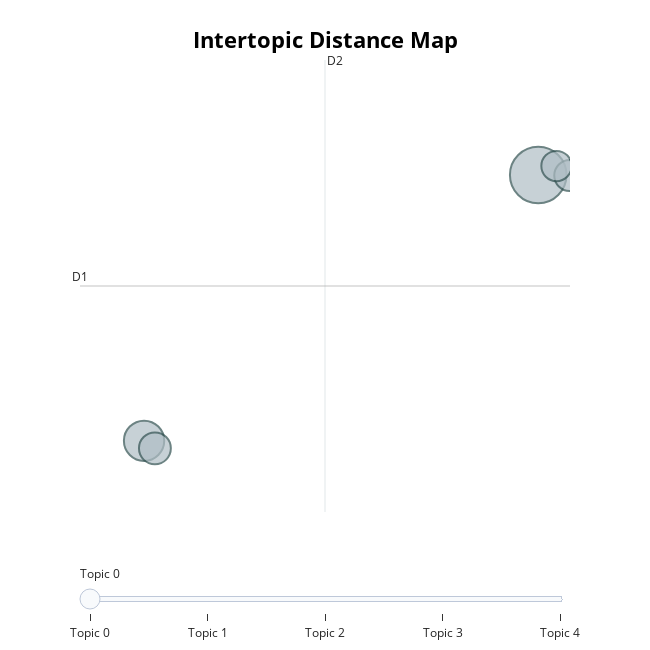

Here is the notebook cell this chart was saved with:
### Code cell
bert_model2.visualize_topics()

### Figure 1 — Plotly figure (JSON) as saved in the notebook; plotly's stock layout.template omitted (floating-point values rounded to 4 significant figures)
{"data": [{"customdata": [[0, "black | woman | wear | hair | visible", 63], [1, "woman | brown | blue | jacquemus | white", 32], [2, "white | woman | dress | wear | jacquemus", 20], [3, "chanel | chanelofficial | woman | wear | hair", 19], [4, "black | white | wear | woman | sheinofficial", 18]], "hovertemplate": "<b>Topic %{customdata[0]}</b><br>%{customdata[1]}<br>Size: %{customdata[2]}", "legendgroup": "", "marker": {"color": "#B0BEC5", "line": {"color": "DarkSlateGrey", "width": 2}, "size": [63, 32, 20, 19, 18], "sizemode": "area", "sizeref": 0.03938, "symbol": "circle"}, "mode": "markers", "name": "", "orientation": "v", "showlegend": false, "type": "scatter", "x": [-1.104, -14.32, -13.96, -0.04473, -0.492], "xaxis": "x", "y": [33.82, 20.94, 20.57, 33.8, 34.26], "yaxis": "y"}], "layout": {"annotations": [{"showarrow": false, "text": "D1", "x": -16.47, "y": 28.44, "yshift": 10}, {"showarrow": false, "text": "D2", "x": -8.254, "xshift": 10, "y": 39.4}], "height": 650, "hoverlabel": {"bgcolor": "white", "font": {"family": "Rockwell", "size": 16}}, "legend": {"itemsizing": "constant", "tracegroupgap": 0}, "margin": {"t": 60}, "shapes": [{"line": {"color": "#CFD8DC", "width": 2}, "type": "line", "x0": -8.254, "x1": -8.254, "y0": 17.49, "y1": 39.4}, {"line": {"color": "#9E9E9E", "width": 2}, "type": "line", "x0": -16.47, "x1": -0.03802, "y0": 28.44, "y1": 28.44}], "sliders": [{"active": 0, "pad": {"t": 50}, "steps": [{"args": [{"marker.color": [["red", "#B0BEC5", "#B0BEC5", "#B0BEC5", "#B0BEC5"]]}], "label": "Topic 0", "method": "update"}, {"args": [{"marker.color": [["#B0BEC5", "red", "#B0BEC5", "#B0BEC5", "#B0BEC5"]]}], "label": "Topic 1", "method": "update"}, {"args": [{"marker.color": [["#B0BEC5", "#B0BEC5", "red", "#B0BEC5", "#B0BEC5"]]}], "label": "Topic 2", "method": "update"}, {"args": [{"marker.color": [["#B0BEC5", "#B0BEC5", "#B0BEC5", "red", "#B0BEC5"]]}], "label": "Topic 3", "method": "update"}, {"args": [{"marker.color": [["#B0BEC5", "#B0BEC5", "#B0BEC5", "#B0BEC5", "red"]]}], "label": "Topic 4", "method": "update"}]}], "title": {"font": {"color": "Black", "size": 22}, "text": "<b>Intertopic Distance Map</b>", "x": 0.5, "xanchor": "center", "y": 0.95, "yanchor": "top"}, "width": 650, "xaxis": {"anchor": "y", "domain": [0, 1], "range": [-16.47, -0.03802], "title": {"text": ""}, "type": "linear", "visible": false}, "yaxis": {"anchor": "x", "domain": [0, 1], "range": [17.49, 39.4], "title": {"text": ""}, "type": "linear", "visible": false}}}
